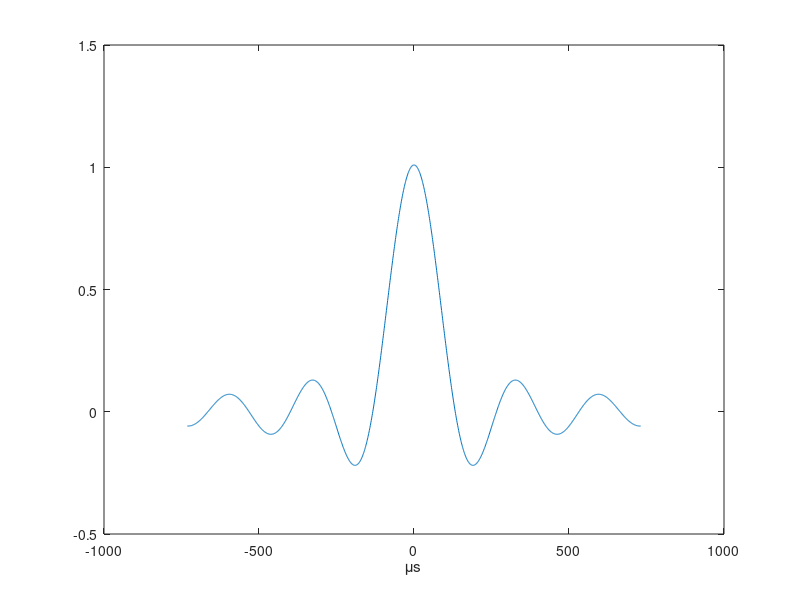
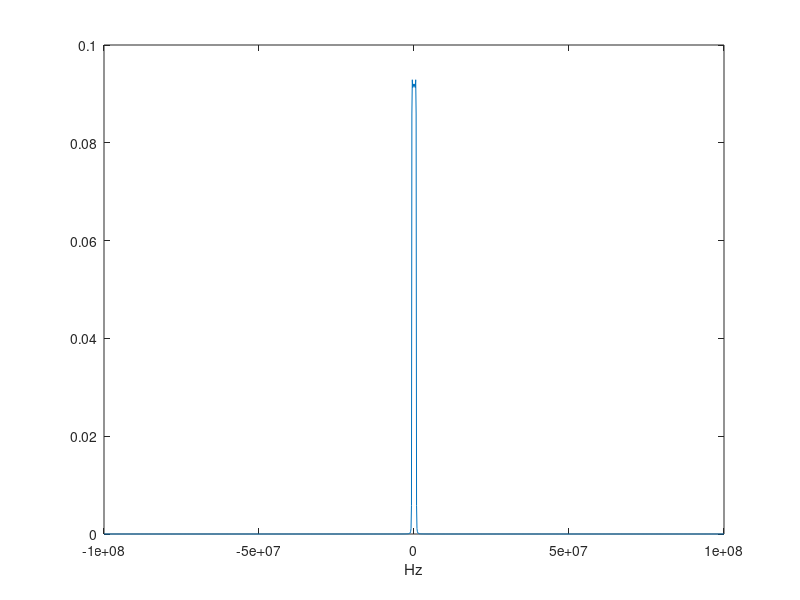

These figures' MATLAB source, in order: (Note: this script raises an error after producing the figures.)
% Baseband modulation

% Timing sync
sync_size = 200;
r = rand(1, sync_size);
time_sync = transpose(round(r));
time_sync = 2*time_sync - 1;

% Equalizer
pilot_size = 10;
pilot = transpose(round(rand(1, pilot_size)));
pilot = 2*pilot - 1;
period_pilot = 100;

% Parameters
sign_len = 1440/4; % 16QAM 4 bits per symbol
t_constr = 400e-6; 
% LL = 1440 + sync_size; % Total number of bits 
LL = sign_len + sync_size + pilot_size*ceil(sign_len/period_pilot); % Total number of bits 
fs = 200e6;    % Sampled frequency of the signal
T =  t_constr/LL;    % Period of a symbol (400μs and Passband signal 2 bits per symbol and 1440 bits to transmit)
ov_samp = floor(fs*T);   % Over-sampling factor (Sampling frequency/symbol rate)
N = 11; % Length of filter in symbol periods.
Ns = floor(N*ov_samp); % Number of filter samples
t_pulse = -floor(Ns/2):floor(Ns/2);   % Pulse time vector
pulse = sinc(t_pulse/ov_samp);   % sinc pulse
pulse = transpose(pulse)/norm(pulse)/sqrt(1/ov_samp);


% Show pulse plot and frequency plot
figure;
plot(t_pulse, pulse);
xlabel('μs');
F_pulse = fftshift(fft(pulse));           
len = length(t_pulse);
fr = linspace(-0.5, 0.5, len)*fs;
figure;

plot(fr, abs(F_pulse/len));
xlabel('Hz');


% image's bits
bits = reshape(cdata, size(cdata,1) * size(cdata,2), 1);


% Transform 4 bits to 1 symbol
% Group bits into chunks of 4
bits_reshaped = reshape(bits, 4, []).'; % Each row is 4 bits

% Gray-coded mapping for 16QAM (real, imaginary)
%  0000  0001  0011 0010  0 1 3 2
%  0100  0101  0111 0110  4 5 7 6
%  1100  1101  1111 1110  12 13 15 14
%  1000  1001  1011 1010  8 9 11 10
% The rows correspond to the binary representation of the symbols
mapping = [
    -3 - 3j; -1 - 3j;  3 - 3j;  1 - 3j;
    -3 - 1j; -1 - 1j;  3 - 1j;  1 - 1j;
    -3 + 3j; -1 + 3j;  3 + 3j;  1 + 3j;
    -3 + 1j; -1 + 1j;  3 + 1j;  1 + 1j
];

% Convert binary groups into decimal indices for the mapping table
indices = bi2de(bits_reshaped, 'left-msb') + 1;  % +1 for MATLAB indexing

% Map to symbols and normalize
symbols = mapping(indices);
symbols = symbols/(sqrt(2)*3);


% Insert pilots
% Allocate the array suggested by MATLAB
num_pilot = ceil(sign_len/period_pilot);
appended = zeros(sign_len + pilot_size*num_pilot, 1);
ind = 1;
for i = 1:(period_pilot+pilot_size):length(appended)
    end_index_bits = min(ind + period_pilot - 1, sign_len);
    end_index_app = min(pilot_size + i + period_pilot - 1, length(appended));
    appended(i : pilot_size+i-1) = pilot;
    appended(pilot_size+i : end_index_app) = symbols(ind : end_index_bits);
    ind = ind + period_pilot;
end
symbols = appended;
% append timing recovery sequence
symbols = [time_sync; symbols];


% Upsample to match pulse 
x_up = upsample(symbols,ov_samp);

x_con = conv(x_up, pulse,'same'); % Shape I component


% Combine I and Q to create complex baseband signal
xt = x_con;
% Scale xt to ensure |xI(t)| < 1 and |xQ(t)| < 1

max_x = max(sqrt(times(real(xt),real(xt)) + times(imag(xt),imag(xt))));
xt = xt / max_x;



%NEW

transmitsignal = xt;
save('transmitsignal.mat', 'transmitsignal');
